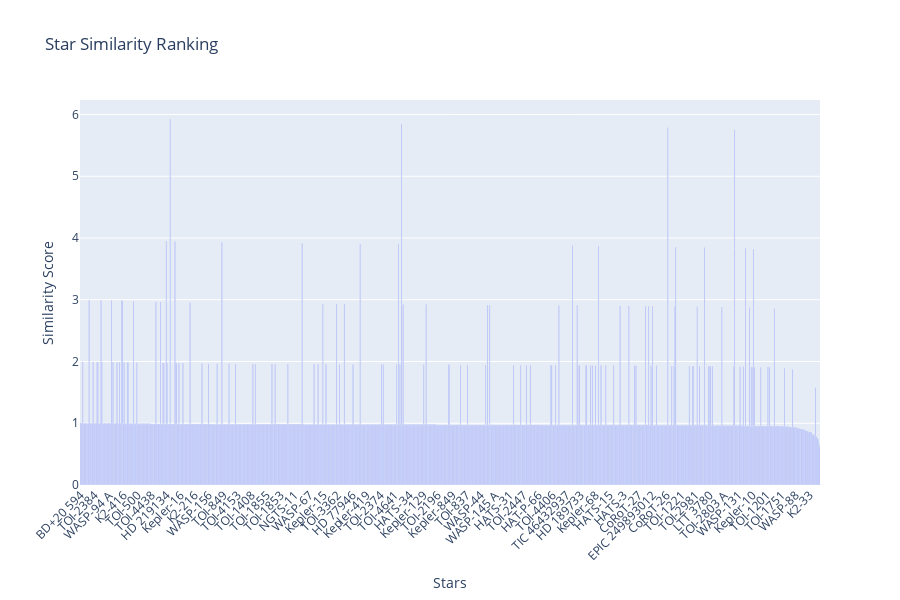

The notebook cell this image was saved under:
### Code cell
# Example usage
rankings = rank_by_similarity(X_normalized)
plot_similarity_ranking(rankings)

### Figure 1 — Plotly figure (JSON) as saved in the notebook; plotly's stock layout.template omitted (floating-point values rounded to 4 significant figures; data arrays with more than 128 entries replaced by an {"elided": "..."} marker saying what was removed)
{"data": [{"hoverinfo": "text+x", "hovertext": {"elided": "1130 str values"}, "text": {"elided": "1130 float values"}, "textposition": "auto", "type": "bar", "x": {"elided": "1130 str values"}, "y": {"elided": "1130 float values"}}], "layout": {"height": 600, "title": {"text": "Star Similarity Ranking"}, "xaxis": {"tickangle": -45, "title": {"text": "Stars"}}, "yaxis": {"title": {"text": "Similarity Score"}}}}
